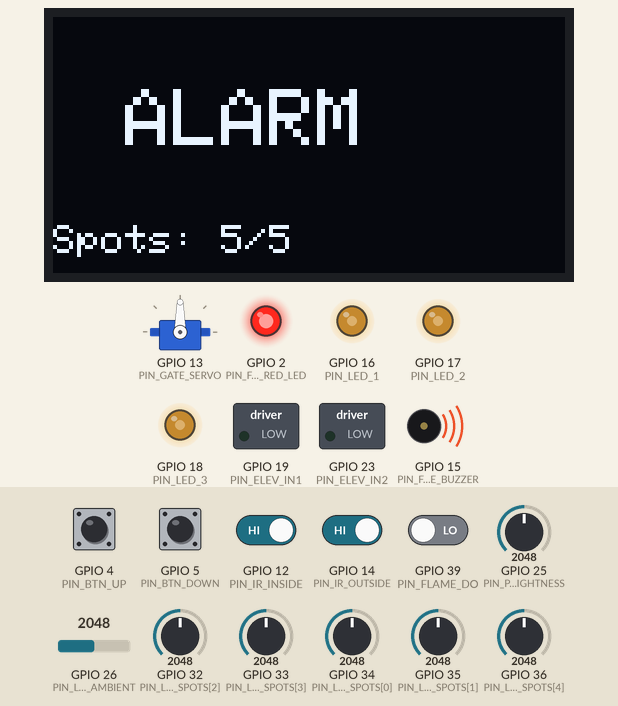
This sketch was run on a simulated ESP32. On the bench: 128×64 one-colour display, servo, switched loads named in the sketch (green lamp = pin HIGH), output pins drawn as LEDs (lit = HIGH), buzzer (waves = sounding). The test bench sets the inputs (shaded band); at power-on: GPIO 4 (PIN_BTN_UP), GPIO 5 (PIN_BTN_DOWN), GPIO 12 (PIN_IR_INSIDE), GPIO 14 (PIN_IR_OUTSIDE) HIGH, GPIO 39 (PIN_FLAME_DO) LOW, GPIO 32 (PIN_LDR_SPOTS[2]) = 2048, GPIO 33 (PIN_LDR_SPOTS[3]) = 2048, GPIO 34 (PIN_LDR_SPOTS[0]) = 2048, GPIO 25 (PIN_POT_BRIGHTNESS) = 2048, GPIO 26 (PIN_LDR_AMBIENT) = 2048, GPIO 35 (PIN_LDR_SPOTS[1]) = 2048, GPIO 36 (PIN_LDR_SPOTS[4]) = 2048. What the sketch prints to the serial monitor is not drawn.

Above: at 2.27 s.
2.3 s: GPIO 39 (PIN_FLAME_DO) driven HIGH
At 2.53 s:
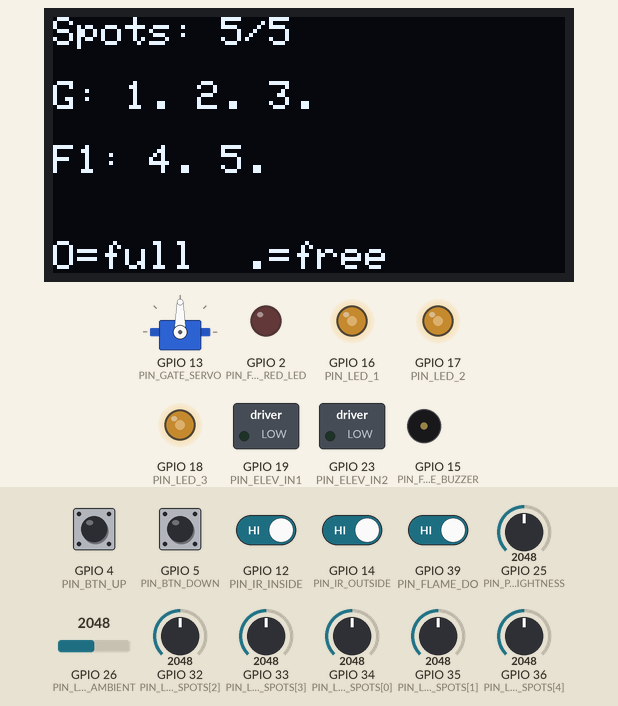
At 4.0 s:
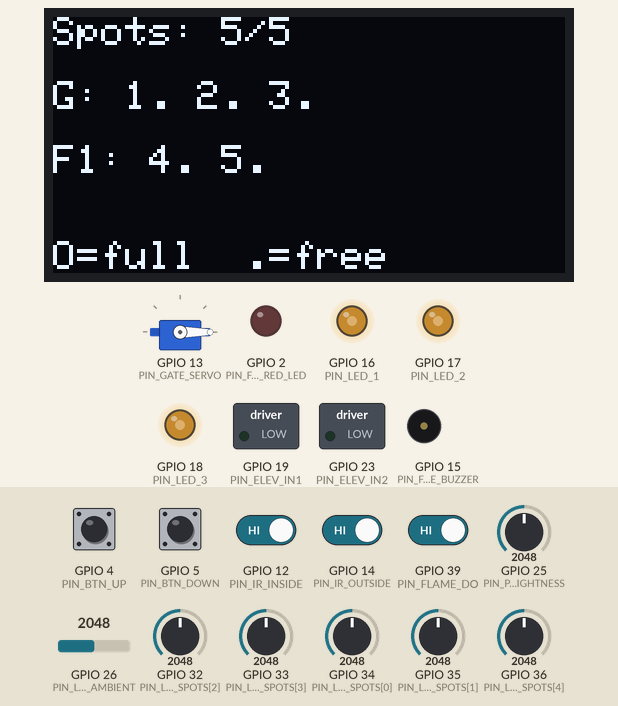
4.4 s: GPIO 32 (PIN_LDR_SPOTS[2]) set to 1688
6.6 s: GPIO 32 (PIN_LDR_SPOTS[2]) set to 1624
8.1 s: GPIO 33 (PIN_LDR_SPOTS[3]) set to 1689
10.2 s: GPIO 33 (PIN_LDR_SPOTS[3]) set to 1582
11.7 s: GPIO 34 (PIN_LDR_SPOTS[0]) set to 1718
13.8 s: GPIO 34 (PIN_LDR_SPOTS[0]) set to 1612
Timing chart, 0 to 16.3 s (numbered marks = the images above; inputs shaded):
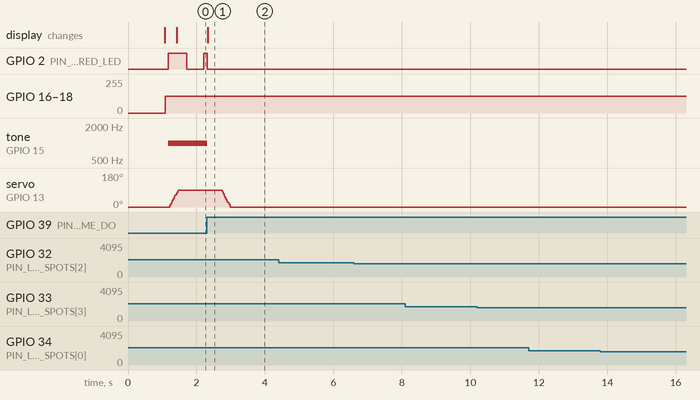

Measured:
- after the input at 2.3 s, tone on GPIO 15 (PIN_FIRE_BUZZER): 1000 Hz → silent at once; servo on GPIO 13 (PIN_GATE_SERVO): moves from 90° to 0° over 0.25 s, starting after 0.44 s; the display: changes at once (image 1)
- after the input at 4.4 s, every drawn part: stays the same
- after the input at 6.6 s, every drawn part: stays the same
- after the input at 8.1 s, every drawn part: stays the same
- after the input at 10.2 s, every drawn part: stays the same
- after the input at 11.7 s, every drawn part: stays the same
- after the input at 13.8 s, every drawn part: stays the same

The sketch:

Full_System.ino
```cpp
/*
  Smart Garage - Full System (ESP32) - DIGITAL FLAME SENSOR VERSION
  ------------------------------------------------------------
  Combines:
   1) Gate + IR entry/exit logic + Servo
   2) OLED UI (welcome/exit + live spots)
   3) Parking spot occupancy using 5x LDRs (dark = occupied)
   4) Smart lighting: POT brightness + ambient LDR auto-off
   5) Flame alarm: DIGITAL DO + buzzer + red LED + OLED alarm
   6) Elevator motor: hold button UP/DOWN to move

  Board: ESP32 DevKit (Arduino-ESP32)
*/

#include <Wire.h>
#include <ESP32Servo.h>
#include <Adafruit_GFX.h>
#include <Adafruit_SSD1306.h>

// -------------------- PIN MAP (NO CONFLICTS) --------------------
// Gate / IR
static const int PIN_IR_OUTSIDE = 14;   // IR sensor outside (active LOW)
static const int PIN_IR_INSIDE  = 12;   // IR sensor inside  (active LOW)
static const int PIN_GATE_SERVO = 13;   // Servo signal

// OLED (I2C default for ESP32)
static const int PIN_I2C_SDA = 21;
static const int PIN_I2C_SCL = 22;
static const uint8_t OLED_ADDR = 0x3C;

// Parking spots (5 LDRs) - ADC1 pins recommended
static const uint8_t MAX_SPOTS = 5;
static const int PIN_LDR_SPOTS[MAX_SPOTS] = { 34, 35, 32, 33, 36 }; // dark = occupied

// Smart lighting
static const int PIN_POT_BRIGHTNESS   = 25;
static const int PIN_LDR_AMBIENT      = 26;
static const int PIN_LED_1            = 16; // PWM
static const int PIN_LED_2            = 17; // PWM
static const int PIN_LED_3            = 18; // PWM

// Flame alarm (digital DO)
static const int PIN_FLAME_DO         = 39; // input-only, good for sensors
static const bool FLAME_ACTIVE_LOW    = true; // flip if your module is active HIGH

static const int PIN_FIRE_BUZZER      = 15; // PWM capable
static const int PIN_FIRE_RED_LED     = 2;  // often onboard LED

// Elevator motor (two direction pins, EN tied HIGH on driver)
static const int PIN_ELEV_IN1         = 19;
static const int PIN_ELEV_IN2         = 23;

// Elevator buttons (use INPUT_PULLUP, pressed = LOW)
static const int PIN_BTN_UP           = 4;
static const int PIN_BTN_DOWN         = 5;

// -------------------- OLED --------------------
static const int SCREEN_WIDTH = 128;
static const int SCREEN_HEIGHT = 64;
Adafruit_SSD1306 display(SCREEN_WIDTH, SCREEN_HEIGHT, &Wire, -1);

// -------------------- Gate / Servo --------------------
static const int GATE_CLOSED_ANGLE = 0;
static const int GATE_OPEN_ANGLE   = 90;

Servo gateServo;

static const unsigned long IR_DEBOUNCE_MS        = 30;
static const unsigned long CLEAR_HOLD_MS         = 400;
static const unsigned long APPROACH_TIMEOUT_MS   = 8000;

static const unsigned long SERVO_STEP_MS         = 8;
static const int SERVO_STEP_DEG                  = 3;

enum GateState : uint8_t { GATE_IDLE=0, GATE_ENTER_WAIT_IR2=1, GATE_EXIT_WAIT_IR1=2, GATE_WAIT_CLEAR=3 };
static GateState gateState = GATE_IDLE;

static int currentGateAngle = GATE_CLOSED_ANGLE;
static int targetGateAngle  = GATE_CLOSED_ANGLE;
static unsigned long lastServoStep = 0;

static unsigned long gateStateStart = 0;
static unsigned long clearStart = 0;

// debounced IR states (true = car detected)
static bool irOutside = false, irInside = false;
static bool irOutsideRawLast = false, irInsideRawLast = false;
static unsigned long irOutsideChange = 0, irInsideChange = 0;

// -------------------- Screen Modes --------------------
enum ScreenMode : uint8_t { SCREEN_STATUS=0, SCREEN_WELCOME=1, SCREEN_EXIT=2, SCREEN_FIRE=3 };
static ScreenMode screenMode = SCREEN_STATUS;
static unsigned long messageUntil = 0;
static const unsigned long MESSAGE_MS = 1500;

static unsigned long lastOledUpdate = 0;
static const unsigned long OLED_MIN_UPDATE_MS = 200;

// change tracking (to avoid OLED flicker)
static int lastShownAvail = -999;
static int lastShownMode  = -999;
static bool lastShownOcc[MAX_SPOTS] = {0};

// -------------------- Spots (LDR occupancy) --------------------
static bool spotOccupied[MAX_SPOTS] = {0};
static int availableSpots = MAX_SPOTS;

// Calibration + filtering
static int spotBaseline[MAX_SPOTS] = {0};      // "bright empty" baseline
static int spotThreshold[MAX_SPOTS] = {0};     // below => occupied
static int spotSmooth[MAX_SPOTS] = {0};        // EMA filtered reading
static uint8_t spotConfirmCount[MAX_SPOTS] = {0};

static const int SPOT_MARGIN = 350;            // baseline - margin => occupied threshold (tune)
static const int SPOT_HYST   = 120;            // hysteresis band (tune)
static const uint8_t SPOT_CONFIRM_N = 3;       // consecutive readings to confirm change
static const unsigned long SPOT_UPDATE_MS = 80;
static unsigned long lastSpotUpdate = 0;

// -------------------- Smart Lighting --------------------
static const unsigned long LIGHT_UPDATE_MS = 60;
static unsigned long lastLightUpdate = 0;

// Tune for your divider/lighting
static int ambientLdrThreshold = 2200; // above => bright => LEDs OFF

// LEDC (PWM) channels
static const int LEDC_CH_LED1   = 0;
static const int LEDC_CH_LED2   = 1;
static const int LEDC_CH_LED3   = 2;
static const int LEDC_CH_BUZZER = 3;

static const int LEDC_FREQ_LED   = 5000;
static const int LEDC_RES_BITS   = 8;      // 0..255
static const int LEDC_FREQ_BUZZ  = 1000;   // 1kHz beep

// -------------------- Flame Alarm --------------------
static const unsigned long FIRE_SAMPLE_MS = 50;
static unsigned long lastFireSample = 0;

static const uint8_t FLAME_CONFIRM_N = 3;  // require N consecutive flame reads
static uint8_t flameCount = 0;

static const unsigned long FIRE_BLINK_MS = 500;
static unsigned long lastFireBlink = 0;
static bool fireLedState = false;

static bool fireActive = false;

// -------------------- Elevator --------------------
static const unsigned long BTN_DEBOUNCE_MS = 30;
struct DebouncedButton {
  int pin;
  bool rawLast;
  bool stable;           // true = pressed
  unsigned long tChange;
};

static DebouncedButton btnUp   = { PIN_BTN_UP,   false, false, 0 };
static DebouncedButton btnDown = { PIN_BTN_DOWN, false, false, 0 };

static bool readButtonPressed(DebouncedButton &b) {
  bool rawPressed = (digitalRead(b.pin) == LOW); // PULLUP
  unsigned long now = millis();

  if (rawPressed != b.rawLast) {
    b.rawLast = rawPressed;
    b.tChange = now;
  }
  if (now - b.tChange >= BTN_DEBOUNCE_MS) {
    b.stable = rawPressed;
  }
  return b.stable;
}

// -------------------- Helpers --------------------
static bool readIrStable(int pin, bool &rawLast, unsigned long &tChange, bool &stable) {
  bool raw = (digitalRead(pin) == LOW); // active LOW
  unsigned long now = millis();

  if (raw != rawLast) {
    rawLast = raw;
    tChange = now;
  }
  if (now - tChange >= IR_DEBOUNCE_MS) stable = raw;
  return stable;
}

static bool bothIrClear() { return (!irOutside && !irInside); }

static int analogRead12(int pin) {
  return analogRead(pin); // 0..4095
}

// -------------------- Spots --------------------
static void calibrateSpots() {
  const int samples = 40;
  for (int i = 0; i < MAX_SPOTS; i++) {
    long sum = 0;
    for (int s = 0; s < samples; s++) {
      sum += analogRead12(PIN_LDR_SPOTS[i]);
      delay(5);
    }
    int avg = (int)(sum / samples);
    spotBaseline[i] = avg;
    spotThreshold[i] = max(0, avg - SPOT_MARGIN);
    spotSmooth[i] = avg;
    spotOccupied[i] = false;
    spotConfirmCount[i] = 0;
  }
}

static void updateSpots() {
  unsigned long now = millis();
  if (now - lastSpotUpdate < SPOT_UPDATE_MS) return;
  lastSpotUpdate = now;

  int occCount = 0;

  for (int i = 0; i < MAX_SPOTS; i++) {
    int raw = analogRead12(PIN_LDR_SPOTS[i]);

    // EMA smoothing (75% prev, 25% new)
    spotSmooth[i] = (spotSmooth[i] * 3 + raw) / 4;

    bool candidate;
    if (spotOccupied[i]) {
      candidate = !(spotSmooth[i] > (spotThreshold[i] + SPOT_HYST));
    } else {
      candidate = (spotSmooth[i] < spotThreshold[i]);
    }

    if (candidate != spotOccupied[i]) {
      spotConfirmCount[i]++;
      if (spotConfirmCount[i] >= SPOT_CONFIRM_N) {
        spotOccupied[i] = candidate;
        spotConfirmCount[i] = 0;
      }
    } else {
      spotConfirmCount[i] = 0;
    }

    // Slowly adapt baseline when EMPTY (helps with ambient changes)
    if (!spotOccupied[i]) {
      spotBaseline[i] = (spotBaseline[i] * 99 + spotSmooth[i]) / 100;
      spotThreshold[i] = max(0, spotBaseline[i] - SPOT_MARGIN);
    }

    if (spotOccupied[i]) occCount++;
  }

  availableSpots = (int)MAX_SPOTS - occCount;
}

// -------------------- OLED Drawing --------------------
static void drawStatus() {
  display.clearDisplay();
  display.setTextColor(SSD1306_WHITE);

  display.setTextSize(1);
  display.setCursor(0, 0);
  display.print("Spots: ");
  display.print(availableSpots);
  display.print("/");
  display.print(MAX_SPOTS);

  if (fireActive) {
    display.setCursor(88, 0);
    display.print("FIRE!");
  }

  // Ground floor: 1 2 3
  display.setCursor(0, 16);
  display.print("G: ");
  for (int i = 0; i <= 2; i++) {
    display.print(i + 1);
    display.print(spotOccupied[i] ? "O " : ". ");
  }

  // First floor: 4 5
  display.setCursor(0, 32);
  display.print("F1: ");
  for (int i = 3; i <= 4; i++) {
    display.print(i + 1);
    display.print(spotOccupied[i] ? "O " : ". ");
  }

  display.setCursor(0, 56);
  display.print("O=full  .=free");

  display.display();
}

static void drawMessage(ScreenMode mode) {
  display.clearDisplay();
  display.setTextColor(SSD1306_WHITE);

  if (mode == SCREEN_FIRE) {
    display.setTextSize(2);
    display.setCursor(18, 18);
    display.print("ALARM");
  } else {
    display.setTextSize(2);
    if (mode == SCREEN_WELCOME) {
      display.setCursor(10, 18);
      display.print("WELCOME");
    } else {
      display.setCursor(22, 18);
      display.print("GOODBYE");
    }
  }

  display.setTextSize(1);
  display.setCursor(0, 52);
  display.print("Spots: ");
  display.print(availableSpots);
  display.print("/");
  display.print(MAX_SPOTS);

  display.display();
}

static void setScreenMode(ScreenMode mode, unsigned long durationMs = 0) {
  screenMode = mode;
  lastOledUpdate = 0;
  if (durationMs > 0) messageUntil = millis() + durationMs;
}

static void oledUpdateIfNeeded() {
  unsigned long now = millis();

  // Timed messages return to status (unless FIRE)
  if (screenMode != SCREEN_STATUS && screenMode != SCREEN_FIRE) {
    if (now > messageUntil) {
      screenMode = SCREEN_STATUS;
      lastOledUpdate = 0;
    }
  }

  bool changed = false;
  if (availableSpots != lastShownAvail) changed = true;
  if ((int)screenMode != lastShownMode) changed = true;

  for (int i = 0; i < MAX_SPOTS; i++) {
    if (spotOccupied[i] != lastShownOcc[i]) changed = true;
  }

  if (!changed && (now - lastOledUpdate < OLED_MIN_UPDATE_MS)) return;

  lastOledUpdate = now;
  lastShownAvail = availableSpots;
  lastShownMode  = (int)screenMode;
  for (int i = 0; i < MAX_SPOTS; i++) lastShownOcc[i] = spotOccupied[i];

  if (screenMode == SCREEN_STATUS) drawStatus();
  else drawMessage(screenMode);
}

// -------------------- Gate Logic --------------------
static void showWelcome() { setScreenMode(SCREEN_WELCOME, MESSAGE_MS); }
static void showExit()    { setScreenMode(SCREEN_EXIT, MESSAGE_MS);   }

static void updateGateLogic() {
  unsigned long now = millis();

  // FIRE override: gate stays open
  if (fireActive) {
    targetGateAngle = GATE_OPEN_ANGLE;
    gateState = GATE_WAIT_CLEAR;
    return;
  }

  if (gateState == GATE_IDLE) {
    targetGateAngle = GATE_CLOSED_ANGLE;

    if (irOutside && !irInside) {
      targetGateAngle = GATE_OPEN_ANGLE;
      gateState = GATE_ENTER_WAIT_IR2;
      gateStateStart = now;
    } else if (irInside && !irOutside) {
      targetGateAngle = GATE_OPEN_ANGLE;
      gateState = GATE_EXIT_WAIT_IR1;
      gateStateStart = now;
    } else if (irOutside && irInside) {
      targetGateAngle = GATE_OPEN_ANGLE;
      gateState = GATE_WAIT_CLEAR;
      clearStart = 0;
    }
  }
  else if (gateState == GATE_ENTER_WAIT_IR2) {
    targetGateAngle = GATE_OPEN_ANGLE;

    if (irInside) {
      showWelcome();
      gateState = GATE_WAIT_CLEAR;
      clearStart = 0;
    }

    if (bothIrClear()) gateState = GATE_IDLE;
    if (now - gateStateStart >= APPROACH_TIMEOUT_MS) gateState = GATE_IDLE;
  }
  else if (gateState == GATE_EXIT_WAIT_IR1) {
    targetGateAngle = GATE_OPEN_ANGLE;

    if (irOutside) {
      showExit();
      gateState = GATE_WAIT_CLEAR;
      clearStart = 0;
    }

    if (bothIrClear()) gateState = GATE_IDLE;
    if (now - gateStateStart >= APPROACH_TIMEOUT_MS) gateState = GATE_IDLE;
  }
  else { // GATE_WAIT_CLEAR
    targetGateAngle = GATE_OPEN_ANGLE;

    if (bothIrClear()) {
      if (clearStart == 0) clearStart = now;
      if (now - clearStart >= CLEAR_HOLD_MS) gateState = GATE_IDLE;
    } else {
      clearStart = 0;
    }
  }
}

static void updateServoSmoothing() {
  unsigned long now = millis();
  if (now - lastServoStep < SERVO_STEP_MS) return;
  lastServoStep = now;

  if (currentGateAngle < targetGateAngle) {
    currentGateAngle += SERVO_STEP_DEG;
    if (currentGateAngle > targetGateAngle) currentGateAngle = targetGateAngle;
    gateServo.write(currentGateAngle);
  } else if (currentGateAngle > targetGateAngle) {
    currentGateAngle -= SERVO_STEP_DEG;
    if (currentGateAngle < targetGateAngle) currentGateAngle = targetGateAngle;
    gateServo.write(currentGateAngle);
  }
}

// -------------------- Smart Lighting --------------------
static void setupPwmChannels() {
  ledcSetup(LEDC_CH_LED1, LEDC_FREQ_LED, LEDC_RES_BITS);
  ledcSetup(LEDC_CH_LED2, LEDC_FREQ_LED, LEDC_RES_BITS);
  ledcSetup(LEDC_CH_LED3, LEDC_FREQ_LED, LEDC_RES_BITS);

  ledcAttachPin(PIN_LED_1, LEDC_CH_LED1);
  ledcAttachPin(PIN_LED_2, LEDC_CH_LED2);
  ledcAttachPin(PIN_LED_3, LEDC_CH_LED3);

  ledcSetup(LEDC_CH_BUZZER, LEDC_FREQ_BUZZ, LEDC_RES_BITS);
  ledcAttachPin(PIN_FIRE_BUZZER, LEDC_CH_BUZZER);

  ledcWrite(LEDC_CH_LED1, 0);
  ledcWrite(LEDC_CH_LED2, 0);
  ledcWrite(LEDC_CH_LED3, 0);
  ledcWrite(LEDC_CH_BUZZER, 0);
}

static void setAllLights(uint8_t duty) {
  ledcWrite(LEDC_CH_LED1, duty);
  ledcWrite(LEDC_CH_LED2, duty);
  ledcWrite(LEDC_CH_LED3, duty);
}

static void updateSmartLighting() {
  unsigned long now = millis();
  if (now - lastLightUpdate < LIGHT_UPDATE_MS) return;
  lastLightUpdate = now;

  int pot = analogRead12(PIN_POT_BRIGHTNESS);
  int amb = analogRead12(PIN_LDR_AMBIENT);

  uint8_t brightness = (uint8_t)map(pot, 0, 4095, 0, 255);
  bool isBrightOutside = (amb > ambientLdrThreshold);

  if (isBrightOutside) setAllLights(0);
  else setAllLights(brightness);
}

// -------------------- Flame Alarm --------------------
static bool rawFlameDetected() {
  int v = digitalRead(PIN_FLAME_DO);
  return FLAME_ACTIVE_LOW ? (v == LOW) : (v == HIGH);
}

static void buzzerOn()  { ledcWrite(LEDC_CH_BUZZER, 128); } // 50% duty
static void buzzerOff() { ledcWrite(LEDC_CH_BUZZER, 0);   }

static void updateFlameAlarm() {
  unsigned long now = millis();
  if (now - lastFireSample < FIRE_SAMPLE_MS) return;
  lastFireSample = now;

  bool flame = rawFlameDetected();

  if (flame) {
    if (flameCount < 255) flameCount++;
  } else {
    flameCount = 0;
  }

  bool newFire = (flameCount >= FLAME_CONFIRM_N);

  if (newFire) {
    fireActive = true;
    buzzerOn();

    if (now - lastFireBlink >= FIRE_BLINK_MS) {
      lastFireBlink = now;
      fireLedState = !fireLedState;
      digitalWrite(PIN_FIRE_RED_LED, fireLedState ? HIGH : LOW);
    }

    if (screenMode != SCREEN_FIRE) {
      setScreenMode(SCREEN_FIRE);
    }
  } else {
    if (fireActive) {
      // just turned OFF
      buzzerOff();
      digitalWrite(PIN_FIRE_RED_LED, LOW);
      fireLedState = false;

      if (screenMode == SCREEN_FIRE) {
        setScreenMode(SCREEN_STATUS);
      }
    }
    fireActive = false;
  }
}

// -------------------- Elevator --------------------
static void elevatorStop() {
  digitalWrite(PIN_ELEV_IN1, LOW);
  digitalWrite(PIN_ELEV_IN2, LOW);
}

static void elevatorUp() {
  digitalWrite(PIN_ELEV_IN1, HIGH);
  digitalWrite(PIN_ELEV_IN2, LOW);
}

static void elevatorDown() {
  digitalWrite(PIN_ELEV_IN1, LOW);
  digitalWrite(PIN_ELEV_IN2, HIGH);
}

static void updateElevator() {
  // Fire override: stop elevator motor
  if (fireActive) {
    elevatorStop();
    return;
  }

  bool upPressed = readButtonPressed(btnUp);
  bool downPressed = readButtonPressed(btnDown);

  if (upPressed && !downPressed) elevatorUp();
  else if (downPressed && !upPressed) elevatorDown();
  else elevatorStop();
}

// -------------------- Setup / Loop --------------------
void setup() {
  Serial.begin(115200);

  // I2C
  Wire.begin(PIN_I2C_SDA, PIN_I2C_SCL);
  Wire.setClock(400000);

  // OLED
  if (!display.begin(SSD1306_SWITCHCAPVCC, OLED_ADDR)) {
    while (true) { delay(100); }
  }

  // IR sensors
  pinMode(PIN_IR_OUTSIDE, INPUT_PULLUP);
  pinMode(PIN_IR_INSIDE,  INPUT_PULLUP);

  irOutsideRawLast = (digitalRead(PIN_IR_OUTSIDE) == LOW);
  irInsideRawLast  = (digitalRead(PIN_IR_INSIDE)  == LOW);
  irOutside = irOutsideRawLast;
  irInside  = irInsideRawLast;
  irOutsideChange = irInsideChange = millis();

  // Servo
  gateServo.attach(PIN_GATE_SERVO);
  gateServo.write(GATE_CLOSED_ANGLE);
  currentGateAngle = GATE_CLOSED_ANGLE;
  targetGateAngle  = GATE_CLOSED_ANGLE;

  // Spot pins
  for (int i = 0; i < MAX_SPOTS; i++) pinMode(PIN_LDR_SPOTS[i], INPUT);

  // Smart lighting pins
  pinMode(PIN_POT_BRIGHTNESS, INPUT);
  pinMode(PIN_LDR_AMBIENT, INPUT);
  pinMode(PIN_LED_1, OUTPUT);
  pinMode(PIN_LED_2, OUTPUT);
  pinMode(PIN_LED_3, OUTPUT);

  // Flame + alarm outputs
  pinMode(PIN_FLAME_DO, INPUT);
  pinMode(PIN_FIRE_RED_LED, OUTPUT);
  pinMode(PIN_FIRE_BUZZER, OUTPUT);
  digitalWrite(PIN_FIRE_RED_LED, LOW);

  // Elevator
  pinMode(PIN_ELEV_IN1, OUTPUT);
  pinMode(PIN_ELEV_IN2, OUTPUT);
  elevatorStop();

  pinMode(PIN_BTN_UP, INPUT_PULLUP);
  pinMode(PIN_BTN_DOWN, INPUT_PULLUP);

  // PWM setup
  setupPwmChannels();

  // Spots calibration
  calibrateSpots();
  updateSpots();

  // Initial UI
  setScreenMode(SCREEN_STATUS);
  oledUpdateIfNeeded();

  Serial.println("Smart Garage (Digital Flame DO) boot OK");
  Serial.println("If flame logic is inverted, flip FLAME_ACTIVE_LOW.");
}

void loop() {
  // Read debounced IR sensors
  readIrStable(PIN_IR_OUTSIDE, irOutsideRawLast, irOutsideChange, irOutside);
  readIrStable(PIN_IR_INSIDE,  irInsideRawLast,  irInsideChange,  irInside);

  // Update subsystems (non-blocking)
  updateSpots();
  updateFlameAlarm();
  updateGateLogic();
  updateServoSmoothing();
  updateSmartLighting();
  updateElevator();
  oledUpdateIfNeeded();

  // Optional debug
  /*
  static unsigned long lastPrint = 0;
  if (millis() - lastPrint > 800) {
    lastPrint = millis();
    Serial.print("Fire="); Serial.print(fireActive ? "YES" : "NO");
    Serial.print(" Spots="); Serial.print(availableSpots); Serial.print("/"); Serial.print(MAX_SPOTS);
    Serial.print(" IR(out,in)="); Serial.print(irOutside); Serial.print(","); Serial.println(irInside);
  }
  */
}
```
